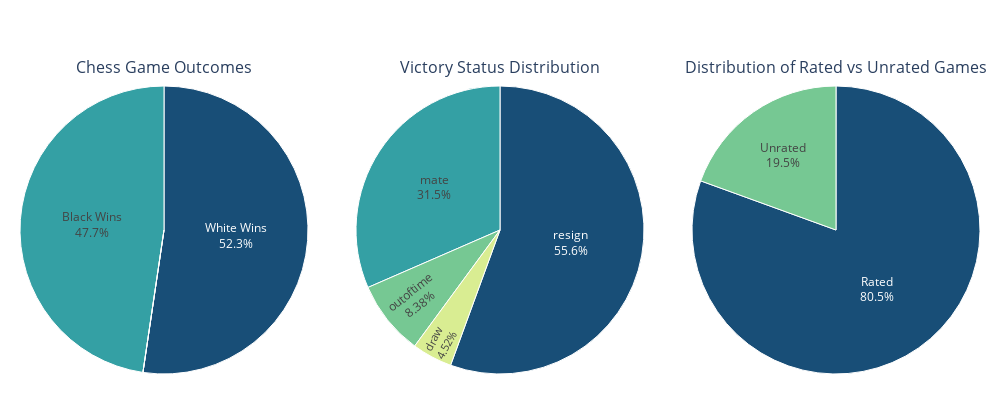

Notebook cell for this chart:
### Markdown cell above
Now that our data is prepared, let's make bar charts for the percentage of winners by color, the condition which made the game end, and the amount of games that were rated versus unrated:

### Code cell
import plotly.express as px
from plotly.subplots import make_subplots
import plotly.graph_objects as go

# Create figure with subplots
fig = make_subplots(
   rows=1, cols=3,
   specs=[[{'type':'domain'}, {'type':'domain'}, {'type':'domain'}]],
   subplot_titles=('Chess Game Outcomes', 'Victory Status Distribution', 'Distribution of Rated vs Unrated Games'),
   horizontal_spacing=0.05  # Reduce space between plots
)

# First pie chart (Game Outcomes)
fig.add_trace(
   go.Pie(
       labels=outcomes_data['Outcome'],
       values=outcomes_data['Games'],
       textposition='inside',
       textinfo='label+percent',
       hovertemplate="<b>%{label}</b><br>" +
                    "Games: %{value:,}<br>" +
                    "Percentage: %{percent:.1f}%<br>" +
                    "<extra></extra>",
       marker=dict(
           colors=['#184E77', '#34A0A4', '#76C893']
       )
   ),
   row=1, col=1
)

# Second pie chart (Victory Status)
fig.add_trace(
   go.Pie(
       labels=victory_data['Status'],
       values=victory_data['Games'],
       textposition='inside',
       textinfo='label+percent',
       hovertemplate="<b>%{label}</b><br>" +
                    "Games: %{value:,}<br>" +
                    "Percentage: %{percent:.1f}%<br>" +
                    "<extra></extra>",
       marker=dict(
           colors=['#184E77', '#34A0A4', '#76C893', '#D9ED92']
       )
   ),
   row=1, col=2
)

# Third pie chart (Rated vs unrated)
fig.add_trace(
   go.Pie(
       labels=game_type_data['Type'],
       values=game_type_data['Games'],
       textposition='inside',
       textinfo='label+percent',
       hovertemplate="<b>%{label}</b><br>" +
                    "Games: %{value:,}<br>" +
                    "Percentage: %{percent:.1f}%<br>" +
                    "<extra></extra>",
       marker=dict(
           colors=['#184E77', '#76C893']
       )
   ),
   row=1, col=3
)

fig.update_layout(
   height=400,  # Reduced from 500
   width=1000,  # Reduced from 1500
   showlegend=False,
   title_font_size=16,  # Reduced from 20
   margin=dict(t=80, b=20, l=20, r=20)  # Reduce margins
)

# traces
for i in range(len(fig.data)):
   fig.data[i].marker.line = dict(color='#FFFFFF', width=1)

fig.show()

### Figure 1 — Plotly figure (JSON) as saved in the notebook; plotly's stock layout.template omitted (floating-point values rounded to 4 significant figures)
{"data": [{"domain": {"x": [0, 0.3], "y": [0, 1]}, "hovertemplate": "<b>%{label}</b><br>Games: %{value:,}<br>Percentage: %{percent:.1f}%<br><extra></extra>", "labels": ["White Wins", "Black Wins", "Draws"], "marker": {"colors": ["#184E77", "#34A0A4", "#76C893"], "line": {"color": "#FFFFFF", "width": 1}}, "textinfo": "label+percent", "textposition": "inside", "type": "pie", "values": [10001, 9107, 0]}, {"domain": {"x": [0.35, 0.65], "y": [0, 1]}, "hovertemplate": "<b>%{label}</b><br>Games: %{value:,}<br>Percentage: %{percent:.1f}%<br><extra></extra>", "labels": ["resign", "mate", "outoftime", "draw"], "marker": {"colors": ["#184E77", "#34A0A4", "#76C893", "#D9ED92"], "line": {"color": "#FFFFFF", "width": 1}}, "textinfo": "label+percent", "textposition": "inside", "type": "pie", "values": [11147, 6325, 1680, 906]}, {"domain": {"x": [0.7, 1], "y": [0, 1]}, "hovertemplate": "<b>%{label}</b><br>Games: %{value:,}<br>Percentage: %{percent:.1f}%<br><extra></extra>", "labels": ["Rated", "Unrated"], "marker": {"colors": ["#184E77", "#76C893"], "line": {"color": "#FFFFFF", "width": 1}}, "textinfo": "label+percent", "textposition": "inside", "type": "pie", "values": [16155, 3903]}], "layout": {"annotations": [{"font": {"size": 16}, "showarrow": false, "text": "Chess Game Outcomes", "x": 0.15, "xanchor": "center", "xref": "paper", "y": 1, "yanchor": "bottom", "yref": "paper"}, {"font": {"size": 16}, "showarrow": false, "text": "Victory Status Distribution", "x": 0.5, "xanchor": "center", "xref": "paper", "y": 1, "yanchor": "bottom", "yref": "paper"}, {"font": {"size": 16}, "showarrow": false, "text": "Distribution of Rated vs Unrated Games", "x": 0.85, "xanchor": "center", "xref": "paper", "y": 1, "yanchor": "bottom", "yref": "paper"}], "height": 400, "margin": {"b": 20, "l": 20, "r": 20, "t": 80}, "showlegend": false, "title": {"font": {"size": 16}}, "width": 1000}}
